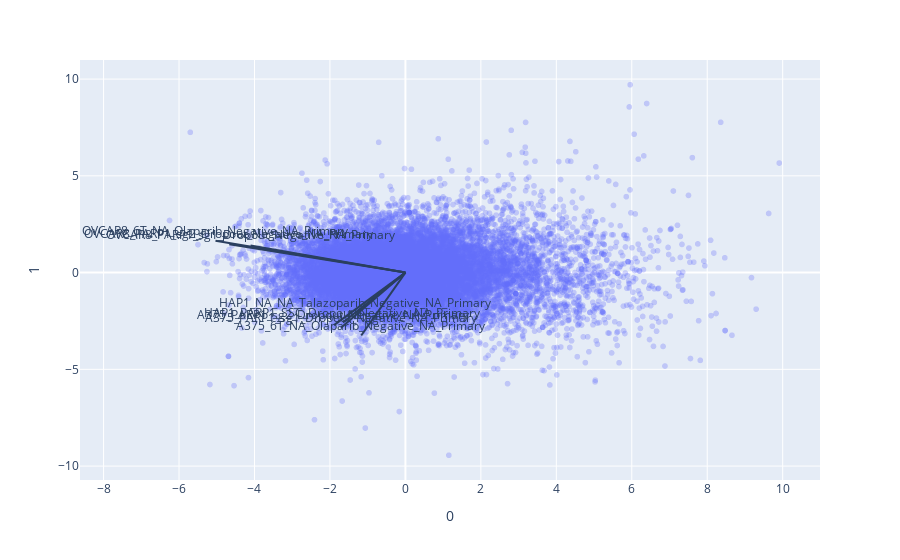

Notebook source saved alongside this figure:
### Markdown cell above
To gain more insight, we can plot a PCA of the different conditions and explore which genes score in which conditions. We see that many of the genes that score in the top right (deplete in A375 and HAP1 conditions) are DNA damage repair genes.

**NOTE:** you must have [plotly](https://plotly.com/python/getting-started/) installed to view this visualization.

### Code cell
pca = PCA(n_components=2)
components = pca.fit_transform(spread_residuals)
loadings = pca.components_.T * np.sqrt(pca.explained_variance_) * 5
fig = px.scatter(components, x=0, y=1, hover_name = spread_residuals.index, opacity=0.3)
features = spread_residuals.columns.to_list()
for i, feature in enumerate(features):
    fig.add_shape(
        type='line',
        x0=0, y0=0,
        x1=loadings[i, 0],
        y1=loadings[i, 1]
    )
    fig.add_annotation(
        x=loadings[i, 0],
        y=loadings[i, 1],
        ax=0, ay=0,
        xanchor="center",
        yanchor="bottom",
        text=feature,
    )
fig.show()

### Figure 1 — Plotly figure (JSON) as saved in the notebook; plotly's stock layout.template omitted (floating-point values rounded to 4 significant figures; data arrays with more than 128 entries replaced by an {"elided": "..."} marker saying what was removed)
{"data": [{"hovertemplate": "<b>%{hovertext}</b><br><br>0=%{x}<br>1=%{y}<extra></extra>", "hovertext": {"elided": "19203 str values"}, "legendgroup": "", "marker": {"color": "#636efa", "opacity": 0.3, "symbol": "circle"}, "mode": "markers", "name": "", "showlegend": false, "type": "scattergl", "x": {"elided": "19203 float values"}, "xaxis": "x", "y": {"elided": "19203 float values"}, "yaxis": "y"}], "layout": {"annotations": [{"ax": 0, "ay": 0, "text": "A375_6T_NA_Olaparib_Negative_NA_Primary", "x": -1.171, "xanchor": "center", "y": -3.254, "yanchor": "bottom"}, {"ax": 0, "ay": 0, "text": "A375_PARP1_sg1_Dropout_Negative_NA_Primary", "x": -1.707, "xanchor": "center", "y": -2.845, "yanchor": "bottom"}, {"ax": 0, "ay": 0, "text": "A375_PARP1_sg2_Dropout_Negative_NA_Primary", "x": -1.893, "xanchor": "center", "y": -2.718, "yanchor": "bottom"}, {"ax": 0, "ay": 0, "text": "HAP1_NA_NA_Talazoparib_Negative_NA_Primary", "x": -1.316, "xanchor": "center", "y": -2.092, "yanchor": "bottom"}, {"ax": 0, "ay": 0, "text": "HAP1_PARP1_SSC_Dropout_Negative_NA_Primary", "x": -1.656, "xanchor": "center", "y": -2.584, "yanchor": "bottom"}, {"ax": 0, "ay": 0, "text": "OVCAR8_6T_NA_Olaparib_Negative_NA_Primary", "x": -5.033, "xanchor": "center", "y": 1.641, "yanchor": "bottom"}, {"ax": 0, "ay": 0, "text": "OVCAR8_PARP1_sg1_Dropout_Negative_NA_Primary", "x": -4.104, "xanchor": "center", "y": 1.405, "yanchor": "bottom"}, {"ax": 0, "ay": 0, "text": "OVCAR8_PARP1_sg2_Dropout_Negative_NA_Primary", "x": -4.668, "xanchor": "center", "y": 1.46, "yanchor": "bottom"}], "autosize": true, "legend": {"tracegroupgap": 0}, "margin": {"t": 60}, "shapes": [{"type": "line", "x0": 0, "x1": -1.171, "y0": 0, "y1": -3.254}, {"type": "line", "x0": 0, "x1": -1.707, "y0": 0, "y1": -2.845}, {"type": "line", "x0": 0, "x1": -1.893, "y0": 0, "y1": -2.718}, {"type": "line", "x0": 0, "x1": -1.316, "y0": 0, "y1": -2.092}, {"type": "line", "x0": 0, "x1": -1.656, "y0": 0, "y1": -2.584}, {"type": "line", "x0": 0, "x1": -5.033, "y0": 0, "y1": 1.641}, {"type": "line", "x0": 0, "x1": -4.104, "y0": 0, "y1": 1.405}, {"type": "line", "x0": 0, "x1": -4.668, "y0": 0, "y1": 1.46}], "xaxis": {"anchor": "y", "autorange": true, "domain": [0, 1], "range": [-9.464, 11.04], "title": {"text": "0"}, "type": "linear"}, "yaxis": {"anchor": "x", "autorange": true, "domain": [0, 1], "range": [-10.8, 11.07], "title": {"text": "1"}, "type": "linear"}}}
